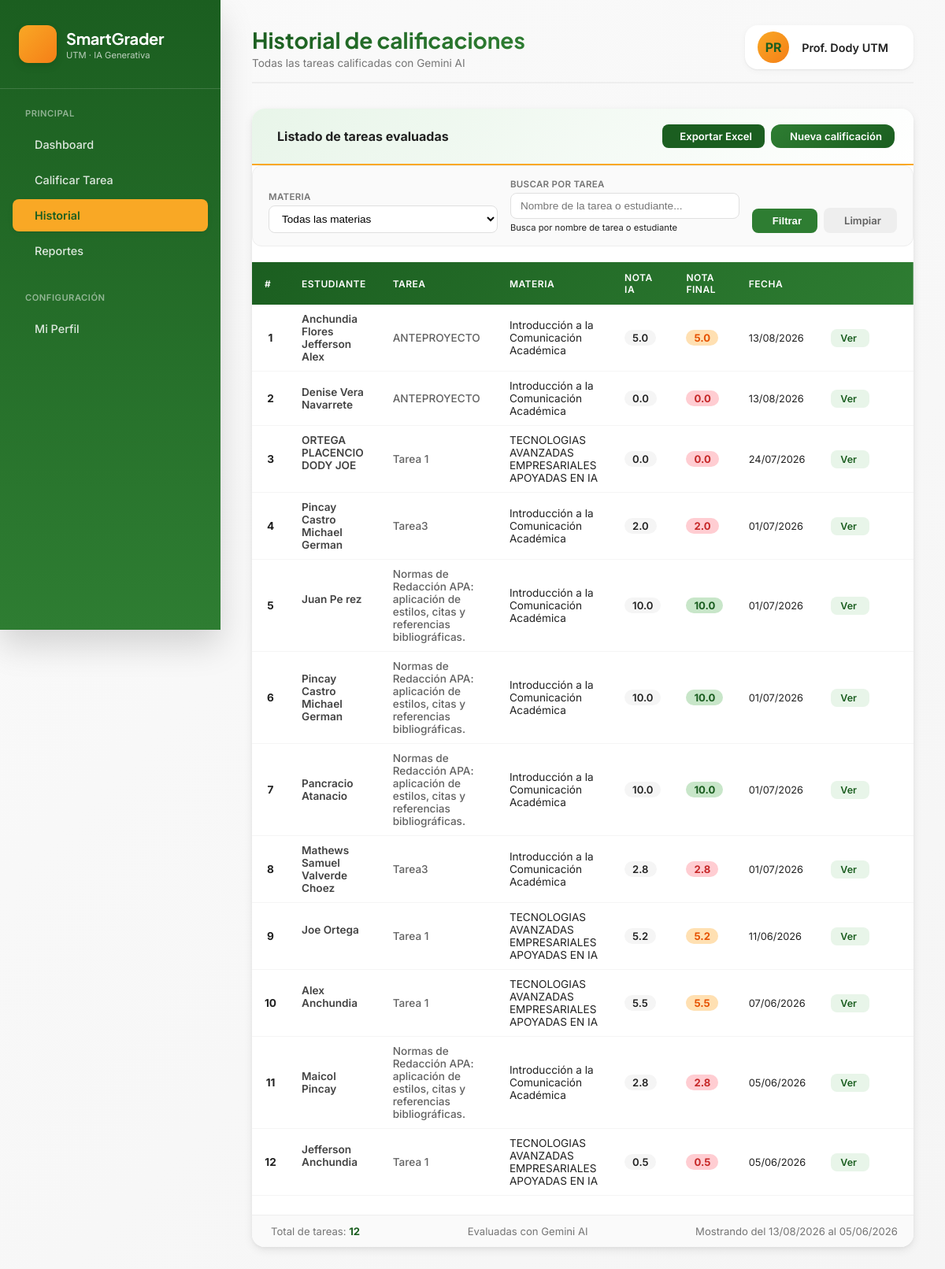
The page /historial (signed in) on the database its author committed.
### app/models.py (models this page shows, shortened)
class Usuario(UserMixin, db.Model):
    __tablename__ = 'usuario'
    id            = db.Column(db.Integer, primary_key=True)
    nombre        = db.Column(db.String(120), nullable=False)
    correo        = db.Column(db.String(120), unique=True, nullable=False)
    password_hash = db.Column(db.String(256), nullable=False)
    rol           = db.Column(db.String(20), default='profesor')
    creado_en     = db.Column(db.DateTime, default=datetime.utcnow)
    materias      = db.relationship('Materia', backref='profesor', lazy=True)

class Tarea(db.Model):
    __tablename__ = 'tarea'
    id                = db.Column(db.Integer, primary_key=True)
    materia_id        = db.Column(db.Integer, db.ForeignKey('materia.id'), nullable=False)
    rubrica_id        = db.Column(db.Integer, db.ForeignKey('rubrica.id'), nullable=False)
    estudiante_nombre = db.Column(db.String(120), nullable=False)
    archivo_path      = db.Column(db.String(256))
    enunciado         = db.Column(db.Text, nullable=False)
    subida_en         = db.Column(db.DateTime, default=datetime.utcnow)
    calificacion      = db.relationship('Calificacion', backref='tarea', uselist=False, lazy=True)

class Rubrica(db.Model):
    __tablename__ = 'rubrica'
    id             = db.Column(db.Integer, primary_key=True)
    materia_id     = db.Column(db.Integer, db.ForeignKey('materia.id'), nullable=False)
    nombre         = db.Column(db.String(120), nullable=False)
    criterios_json = db.Column(db.Text, nullable=False, default='[]')
    nota_maxima    = db.Column(db.Float, default=10.0, nullable=False)
    enunciado      = db.Column(db.Text, nullable=True)
    contexto_adicional = db.Column(db.Text, nullable=True)
    documento_fuente_nombre = db.Column(db.String(256), nullable=True)
    documento_fuente_path   = db.Column(db.String(256), nullable=True)
    documento_fuente_texto  = db.Column(db.Text, nullable=True)
    creado_en      = db.Column(db.DateTime, default=datetime.utcnow)
    tareas         = db.relationship('Tarea', backref='rubrica', lazy=True)

class Materia(db.Model):
    __tablename__ = 'materia'
    id          = db.Column(db.Integer, primary_key=True)
    profesor_id = db.Column(db.Integer, db.ForeignKey('usuario.id'), nullable=False)
    nombre      = db.Column(db.String(120), nullable=False)
    codigo      = db.Column(db.String(20))
    periodo     = db.Column(db.String(20))
    rubricas    = db.relationship('Rubrica', backref='materia', lazy=True)
    tareas      = db.relationship('Tarea', backref='materia', lazy=True)

class Calificacion(db.Model):
    __tablename__ = 'calificacion'
    id                      = db.Column(db.Integer, primary_key=True)
    tarea_id                = db.Column(db.Integer, db.ForeignKey('tarea.id'), unique=True, nullable=False)
    nota_ia                 = db.Column(db.Float, nullable=False)
    nota_final              = db.Column(db.Float)
    retroalimentacion       = db.Column(db.Text)   # larga (para el profesor)
    retroalimentacion_corta = db.Column(db.Text)   # breve (resumen)
    desglose_json           = db.Column(db.Text)   # JSON con cumple por criterio
    prompt_usado            = db.Column(db.Text)
    generado_en             = db.Column(db.DateTime, default=datetime.utcnow)

### app/routes/calificacion.py (the view, shortened to what this page needs)
@calificacion_bp.route('/historial')
@login_required
def historial():
    materia_id = request.args.get('materia', type=int)
    busqueda = request.args.get('busqueda', '').strip()
    query = (Tarea.query.join(Materia)
             .filter(Materia.profesor_id == current_user.id))
    if materia_id:
        query = query.filter(Tarea.materia_id == materia_id)
    tareas = query.order_by(Tarea.subida_en.desc()).all()
    materias = Materia.query.filter_by(profesor_id=current_user.id).all()
    return render_template('historial.html',
                          tareas=tareas,
                          materias=materias,
                          materia_seleccionada=materia_id,
                          busqueda=busqueda)

### app/models.py (called while the page is built)
@login_manager.user_loader
def load_user(user_id):
    return Usuario.query.get(int(user_id))

### app/templates/historial.html (shortened to what this page needs)
{% extends "base.html" %}
{% block page_title %}Historial de calificaciones{% endblock %}
{% block page_subtitle %}Todas las tareas calificadas con Gemini AI{% endblock %}
{% block content %}
<div class="card-premium">
  <div class="card-header-premium" style="display:flex; justify-content:space-between; align-items:center; flex-wrap:wrap; gap:0.5rem;">
    <span style="display:flex; align-items:center; gap:8px;">
      <strong>Listado de tareas evaluadas</strong>
    </span>
    <div style="display:flex; gap:8px; flex-wrap:wrap;">
      <a href="#" id="btnExportarExcel"
         style="display:inline-flex; align-items:center; gap:6px; padding:7px 16px;
                background:#1B5E20; color:white; border-radius:8px; font-size:0.82rem;
                font-weight:600; text-decoration:none; transition:background 0.2s;"
         onmouseover="this.style.background='#2E7D32'" onmouseout="this.style.background='#1B5E20'">
         Exportar Excel
      </a>
      <a href="{{ url_for('calificacion.calificar') }}" class="btn-primary-custom" style="padding:7px 16px; font-size:0.82rem;">
         Nueva calificación
      </a>
    </div>
  </div>
  <div class="card-body-premium" style="padding: 0;">
    <div class="filtros-container">
      <form method="GET" action="{{ url_for('calificacion.historial') }}" style="display:contents; width:100%;" id="filtrosForm">
        <div class="filtro-group">
          <label for="materia_filtro"> Materia</label>
          <select name="materia" id="materia_filtro" onchange="actualizarEnlaceExportar()">
            <option value="">Todas las materias</option>
          </select>
        </div>
        <div class="filtro-group">
          <label for="busqueda"> Buscar por tarea</label>
          <input type="text" name="busqueda" id="busqueda"
                 placeholder="Nombre de la tarea o estudiante..."
                 value="{{ busqueda if busqueda else '' }}"
                 oninput="actualizarEnlaceExportar()">
          <small style="font-size:0.7rem; color:var(--gray-500);">Busca por nombre de tarea o estudiante</small>
        </div>
        <div class="filtro-actions">
          <button type="submit" class="btn-filtro btn-filtro-primary">
             Filtrar
          </button>
          <a href="{{ url_for('calificacion.historial') }}" class="btn-filtro btn-filtro-secondary">
             Limpiar
          </a>
        </div>
      </form>
    </div>
    {% if tareas %}
    <div style="overflow-x: auto;">
      <table class="table-premium">
        <thead>
          <tr>
            <th>#</th>
            <th>Estudiante</th>
            <th>Tarea</th>
            <th>Materia</th>
            <th>Nota IA</th>
            <th>Nota Final</th>
            <th>Fecha</th>
            <th colspan="2"></th>
          </tr>
        </thead>
        <tbody>
          {% for t in tareas %}
          <tr>
            <td class="numero">{{ loop.index }}</td>
            <td class="nombre-estudiante">
              {{ t.estudiante_nombre }}
              <button type="button" class="btn-editar-nombre" title="Corregir nombre"
                      onclick="corregirNombre({{ t.id }}, {{ t.estudiante_nombre|tojson }})">
              </button>
            </td>
            <td>
              {% if t.rubrica %}
                <span style="font-weight:500; color:var(--gray-700);">{{ t.rubrica.nombre }}</span>
              {% else %}
                <span class="nota-vacia">—</span>
              {% endif %}
            </td>
            <td>{{ t.materia.nombre }}</td>
            <td>
              {% if t.calificacion %}
                <span class="nota-ia">{{ "%.1f"|format(t.calificacion.nota_ia) }}</span>
              {% else %}
                <span class="nota-vacia">—</span>
              {% endif %}
            </td>
            <td>
              {% if t.calificacion %}
                {% set nota = t.calificacion.nota_final %}
                {% if nota >= 8.5 %}
                  <span class="nota-excelente">{{ "%.1f"|format(nota) }}</span>
                {% elif nota >= 6.5 %}
                  <span class="nota-bueno">{{ "%.1f"|format(nota) }}</span>
                {% elif nota >= 5 %}
                  <span class="nota-regular">{{ "%.1f"|format(nota) }}</span>
                {% else %}
                  <span class="nota-reprobado">{{ "%.1f"|format(nota) }}</span>
                {% endif %}
              {% else %}
                <span class="nota-vacia">—</span>
              {% endif %}
            </td>
            <td class="fecha">{{ t.subida_en.strftime('%d/%m/%Y') }}</td>
            <td>
              <a href="{{ url_for('calificacion.ver_resultado', tarea_id=t.id) }}" class="btn-ver">
                Ver
              </a>
            </td>
            <td style="padding: 12px;">
              <form method="POST" action="{{ url_for('calificacion.eliminar_tarea', tarea_id=t.id) }}"
                    onsubmit="return confirm('¿Estás seguro de eliminar la tarea de {{ t.estudiante_nombre }}? Esta acción no se puede deshacer.');"
                    style="display: inline;">
                <button type="submit" class="btn-eliminar-tarea" title="Eliminar tarea">
                </button>
              </form>
            </td>
          </tr>
          {% endfor %}
        </tbody>
      </table>
    </div>
    <div class="resumen-historial">
      <div>
         Total de tareas:
        <strong>{{ tareas|length }}</strong>
      </div>
      <div>
         Evaluadas con Gemini AI
      </div>
      <div>
        {% if tareas %}
          Mostrando del {{ tareas[0].subida_en.strftime('%d/%m/%Y') if tareas[0] else '' }}
          al {{ tareas[-1].subida_en.strftime('%d/%m/%Y') if tareas[-1] else '' }}
        {% endif %}
      </div>
    </div>
    {% endif %}
  </div>
</div>
{% endblock %}

### app/templates/base.html (shortened to what this page needs)
<!DOCTYPE html>
<html lang="es">
<head>
  <link rel="stylesheet" href="https://cdn.jsdelivr.net/npm/@tabler/icons-webfont@latest/dist/tabler-icons.min.css">
</head>
<body>
  <div class="app-container">
    <aside class="sidebar">
      <div class="sidebar-header">
        <div class="logo-area">
          <div class="logo-icon">
          </div>
          <div class="logo-text">
            <h2>SmartGrader</h2>
            <p>UTM · IA Generativa</p>
          </div>
        </div>
      </div>
      <div class="nav-menu">
        {% if current_user.rol != 'admin' %}
        <div class="nav-section">
          <div class="nav-section-title">Principal</div>
          <a href="{{ url_for('dashboard.index') }}" class="nav-item {% if request.endpoint == 'dashboard.index' %}active{% endif %}">
            <span>Dashboard</span>
          </a>
          <a href="{{ url_for('calificacion.calificar') }}" class="nav-item {% if request.endpoint == 'calificacion.calificar' %}active{% endif %}">
            <span>Calificar Tarea</span>
          </a>
          <a href="{{ url_for('calificacion.historial') }}" class="nav-item {% if request.endpoint == 'calificacion.historial' %}active{% endif %}">
            <span>Historial</span>
          </a>
          <a href="{{ url_for('reportes.index') }}" class="nav-item {% if request.endpoint == 'reportes.index' %}active{% endif %}">
            <span>Reportes</span>
          </a>
        </div>
        {% endif %}
        <div class="nav-section">
          <div class="nav-section-title">Configuración</div>
          <a href="{{ url_for('perfil.index') }}" class="nav-item {% if request.endpoint == 'perfil.index' %}active{% endif %}">
            <span>Mi Perfil</span>
          </a>
        </div>
      </div>
    </aside>
    <main class="main-content">
      <div class="top-bar">
        <div class="page-title">
          <h1>{% block page_title %}Bienvenido{% endblock %}</h1>
          <p>{% block page_subtitle %}Sistema de calificación inteligente{% endblock %}</p>
        </div>
        <div class="user-info">
          <div class="user-avatar">
            {{ current_user.nombre[:2].upper() }}
          </div>
          <span class="user-name">{{ current_user.nombre }}</span>
        </div>
      </div>
      {% block content %}{% endblock %}
    </main>
  </div>
</body>
</html>

### app/templates/historial.html (style rules this page uses)
.filtros-container { background: var(--gray-50); border-radius: var(--radius-md); padding: 1rem 1.25rem; margin-bottom: 1.25rem; display: flex; flex-wrap: wrap; gap: 1rem; align-items: flex-end; border: 1px solid var(--gray-200); }
.filtros-container .filtro-group { display: flex; flex-direction: column; gap: 4px; flex: 1; min-width: 180px; }
.filtros-container .filtro-group label { font-size: 0.72rem; font-weight: 600; text-transform: uppercase; letter-spacing: 0.3px; color: var(--gray-600); }
.filtros-container .filtro-group select, .filtros-container .filtro-group input { padding: 8px 12px; border: 1px solid var(--gray-300); border-radius: var(--radius-sm); font-size: 0.85rem; background: white; transition: border-color 0.2s; }
.filtros-container .filtro-actions { display: flex; gap: 8px; align-items: center; }
.btn-filtro { padding: 8px 20px; border-radius: var(--radius-sm); border: none; font-size: 0.82rem; font-weight: 600; cursor: pointer; transition: all 0.2s; display: inline-flex; align-items: center; gap: 6px; text-decoration: none; }
.btn-filtro-primary { background: var(--primary); color: white; }
.btn-filtro-secondary { background: var(--gray-200); color: var(--gray-700); }
.table-premium { width: 100%; border-collapse: collapse; font-size: 0.85rem; }
.table-premium thead { background: linear-gradient(135deg, var(--primary-dark), var(--primary)); color: white; }
.table-premium thead th { padding: 12px 16px; text-align: left; font-weight: 600; font-size: 0.75rem; text-transform: uppercase; letter-spacing: 0.5px; }
.table-premium tbody tr { border-bottom: 1px solid var(--gray-100); transition: background 0.15s; }
.table-premium tbody td { padding: 10px 16px; vertical-align: middle; }
.table-premium .numero { font-weight: 700; color: var(--gray-500); width: 40px; text-align: center; }
.table-premium .nombre-estudiante { font-weight: 600; color: var(--gray-800); }
.btn-editar-nombre { background: none; border: none; color: var(--gray-300); cursor: pointer; font-size: 0.85rem; padding: 2px 4px; margin-left: 4px; border-radius: 4px; vertical-align: middle; transition: all 0.15s; }
.nota-ia { background: var(--gray-100); padding: 2px 10px; border-radius: 12px; font-weight: 600; font-size: 0.82rem; }
.nota-excelente { background: #C8E6C9; color: #1B5E20; padding: 2px 10px; border-radius: 12px; font-weight: 700; font-size: 0.82rem; }
.nota-regular { background: #FFE0B2; color: #E65100; padding: 2px 10px; border-radius: 12px; font-weight: 700; font-size: 0.82rem; }
.nota-reprobado { background: #FFCDD2; color: #C62828; padding: 2px 10px; border-radius: 12px; font-weight: 700; font-size: 0.82rem; }
.btn-ver { display: inline-flex; align-items: center; gap: 4px; padding: 4px 12px; border-radius: var(--radius-sm); background: var(--primary-soft); color: var(--primary-dark); font-size: 0.78rem; font-weight: 600; text-decoration: none; transition: all 0.2s; }
.btn-eliminar-tarea { background: none; border: none; color: var(--gray-400); cursor: pointer; font-size: 1rem; padding: 4px 8px; border-radius: 4px; transition: all 0.2s; }
.resumen-historial { display: flex; justify-content: space-between; align-items: center; flex-wrap: wrap; gap: 1rem; padding: 12px 1.25rem; background: var(--gray-50); border-top: 1px solid var(--gray-200); font-size: 0.82rem; color: var(--gray-600); }
.resumen-historial strong { color: var(--primary-dark); }

### rows shown on the page
Usuario: nombre "PR", nombre "Prof. Dody UTM"
Tarea: estudiante_nombre "Anchundia Flores Jefferson Alex", rubrica.nombre "ANTEPROYECTO", materia.nombre "Introducción a la Comunicación Académica", subida_en "13/08/2026"
Calificacion: calificacion.nota_ia "5.0", nota_final "5.0"
Tarea: estudiante_nombre "Denise Vera Navarrete", rubrica.nombre "ANTEPROYECTO", materia.nombre "Introducción a la Comunicación Académica", subida_en "13/08/2026"
Calificacion: calificacion.nota_ia "0.0", nota_final "0.0"
Tarea: estudiante_nombre "ORTEGA PLACENCIO DODY JOE", rubrica.nombre "Tarea 1", materia.nombre "TECNOLOGIAS AVANZADAS EMPRESARIALES APOYADAS EN IA", subida_en "24/07/2026"
Calificacion: calificacion.nota_ia "0.0", nota_final "0.0"
Tarea: estudiante_nombre "Pincay Castro Michael German", rubrica.nombre "Tarea3", materia.nombre "Introducción a la Comunicación Académica", subida_en "01/07/2026"
Calificacion: calificacion.nota_ia "2.0", nota_final "2.0"
Tarea: estudiante_nombre "Juan Pe rez", rubrica.nombre "Normas de Redacción APA: aplicación de estilos, citas y referencias bibliográficas.", materia.nombre "Introducción a la Comunicación Académica", subida_en "01/07/2026"
Calificacion: calificacion.nota_ia "10.0", nota_final "10.0"
Tarea: estudiante_nombre "Pincay Castro Michael German", rubrica.nombre "Normas de Redacción APA: aplicación de estilos, citas y referencias bibliográficas.", materia.nombre "Introducción a la Comunicación Académica", subida_en "01/07/2026"
Calificacion: calificacion.nota_ia "10.0", nota_final "10.0"
Tarea: estudiante_nombre "Pancracio Atanacio", rubrica.nombre "Normas de Redacción APA: aplicación de estilos, citas y referencias bibliográficas.", materia.nombre "Introducción a la Comunicación Académica", subida_en "01/07/2026"
Calificacion: calificacion.nota_ia "10.0", nota_final "10.0"
Tarea: estudiante_nombre "Mathews Samuel Valverde Choez", rubrica.nombre "Tarea3", materia.nombre "Introducción a la Comunicación Académica", subida_en "01/07/2026"
Calificacion: calificacion.nota_ia "2.8", nota_final "2.8"
Tarea: estudiante_nombre "Joe Ortega", rubrica.nombre "Tarea 1", materia.nombre "TECNOLOGIAS AVANZADAS EMPRESARIALES APOYADAS EN IA", subida_en "11/06/2026"
Calificacion: calificacion.nota_ia "5.2", nota_final "5.2"
Tarea: estudiante_nombre "Alex Anchundia", rubrica.nombre "Tarea 1", materia.nombre "TECNOLOGIAS AVANZADAS EMPRESARIALES APOYADAS EN IA", subida_en "07/06/2026"
Calificacion: calificacion.nota_ia "5.5", nota_final "5.5"
Tarea: estudiante_nombre "Maicol Pincay", rubrica.nombre "Normas de Redacción APA: aplicación de estilos, citas y referencias bibliográficas.", materia.nombre "Introducción a la Comunicación Académica", subida_en "05/06/2026"
Calificacion: calificacion.nota_ia "2.8", nota_final "2.8"
Tarea: estudiante_nombre "Jefferson Anchundia", rubrica.nombre "Tarea 1", materia.nombre "TECNOLOGIAS AVANZADAS EMPRESARIALES APOYADAS EN IA", subida_en "05/06/2026"
Calificacion: calificacion.nota_ia "0.5", nota_final "0.5"

### other values the page prints
{{ tareas|length }} "12"
